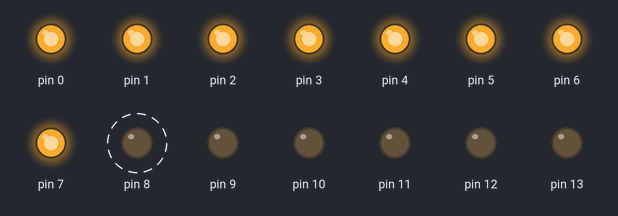
Simulated run of this sketch. Board: Arduino Uno, built with avr-gcc and run on an emulated ATmega328P. Shown: output pins drawn as LEDs (lit = HIGH). Dashed ring = blinking.

Above: at 0.05 s.
Timing chart, 0 to 3.0 s (numbered marks = the images above):
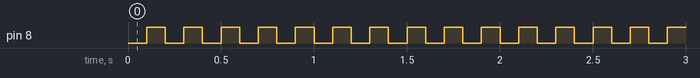

Measured:
- by itself, pin 8: alternates HIGH for 0.10 s and LOW for 0.10 s

The sketch:

BLINK.ino
```cpp
//	use "switch_org.bat"

void					setup(void){
	DDRB=0xff;
	DDRD=0xff;
	PORTB=0xff;
	PORTD=0xff;
	return;
}

void					loop(void){
	static unsigned char	uctemp=0;

	uctemp++;
	if(uctemp&1){
		PORTB=0x00;
	}else{
		PORTB=0x01;
	}
	delay(100);
	return;
}
```
